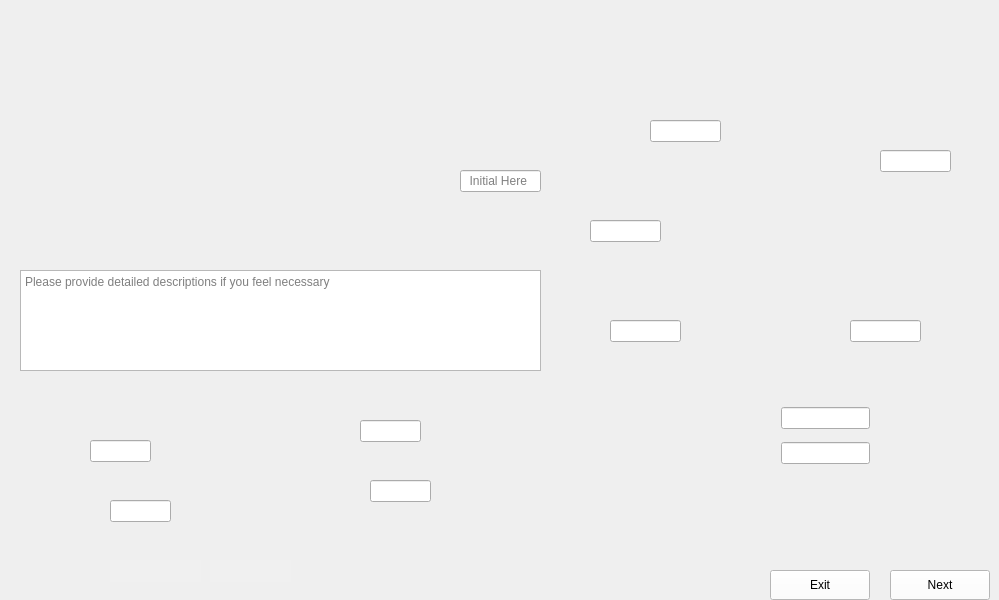
      <widget class="QWidget" name="Premount_Clean_and_Measure_Subwafer_2">
       <property name="maximumSize">
        <size>
         <width>1024</width>
         <height>600</height>
        </size>
       </property>
       <property name="styleSheet">
        <string notr="true">border-image: url(:/images/images/Premount_Clean_and_Measure_Subwafer_2.png);</string>
       </property>
       <widget class="QTextEdit" name="Premount_Clean_and_Measure_Subwafer_2_Comments">
        <property name="geometry">
         <rect>
          <x>20</x>
          <y>270</y>
          <width>521</width>
          <height>101</height>
         </rect>
        </property>
        <property name="styleSheet">
         <string notr="true">border-image:None;</string>
        </property>
        <property name="placeholderText">
         <string>Please provide detailed descriptions if you feel necessary </string>
        </property>
       </widget>
       <widget class="QLineEdit" name="Premount_Clean_and_Measure_Subwafer_2_Data4">
        <property name="geometry">
         <rect>
          <x>90</x>
          <y>440</y>
          <width>61</width>
          <height>22</height>
         </rect>
        </property>
        <property name="styleSheet">
         <string notr="true">border-image:None;</string>
        </property>
       </widget>
       <widget class="QLineEdit" name="Premount_Clean_and_Measure_Subwafer_2_Data6">
        <property name="geometry">
         <rect>
          <x>370</x>
          <y>480</y>
          <width>61</width>
          <height>22</height>
         </rect>
        </property>
        <property name="styleSheet">
         <string notr="true">border-image:None;</string>
        </property>
       </widget>
       <widget class="QLineEdit" name="Premount_Clean_and_Measure_Subwafer_2_Data5">
        <property name="geometry">
         <rect>
          <x>110</x>
          <y>500</y>
          <width>61</width>
          <height>22</height>
         </rect>
        </property>
        <property name="styleSheet">
         <string notr="true">border-image:None;</string>
        </property>
       </widget>
       <widget class="QLineEdit" name="Premount_Clean_and_Measure_Subwafer_2_Data7">
        <property name="geometry">
         <rect>
          <x>360</x>
          <y>420</y>
          <width>61</width>
          <height>22</height>
         </rect>
        </property>
        <property name="styleSheet">
         <string notr="true">border-image:None;</string>
        </property>
       </widget>
       <widget class="QLineEdit" name="Premount_Clean_and_Measure_Subwafer_2_Dates">
        <property name="geometry">
         <rect>
          <x>110</x>
          <y>560</y>
          <width>91</width>
          <height>22</height>
         </rect>
        </property>
        <property name="styleSheet">
         <string notr="true">QLineEdit{
background-color: rgb(240, 240, 240);
border: none;
border-image:None;
}</string>
        </property>
       </widget>
       <widget class="QLineEdit" name="Premount_Clean_and_Measure_Subwafer_2_Initial">
        <property name="geometry">
         <rect>
          <x>210</x>
          <y>560</y>
          <width>81</width>
          <height>22</height>
         </rect>
        </property>
        <property name="styleSheet">
         <string notr="true">QLineEdit{
background-color: rgb(240, 240, 240);
border: none;
border-image:None;
}</string>
        </property>
       </widget>
       <widget class="QLineEdit" name="Premount_Clean_and_Measure_Subwafer_2_Data0">
        <property name="geometry">
         <rect>
          <x>460</x>
          <y>170</y>
          <width>81</width>
          <height>22</height>
         </rect>
        </property>
        <property name="styleSheet">
         <string notr="true">border-image:None;</string>
        </property>
        <property name="placeholderText">
         <string>  Initial Here</string>
        </property>
       </widget>
       <widget class="QLineEdit" name="Premount_Clean_and_Measure_Subwafer_2_Data8">
        <property name="geometry">
         <rect>
          <x>590</x>
          <y>220</y>
          <width>71</width>
          <height>22</height>
         </rect>
        </property>
        <property name="styleSheet">
         <string notr="true">border-image:None;</string>
        </property>
       </widget>
       <widget class="QLineEdit" name="Premount_Clean_and_Measure_Subwafer_2_Data9">
        <property name="geometry">
         <rect>
          <x>850</x>
          <y>320</y>
          <width>71</width>
          <height>22</height>
         </rect>
        </property>
        <property name="styleSheet">
         <string notr="true">border-image:None;</string>
        </property>
       </widget>
       <widget class="QLineEdit" name="Premount_Clean_and_Measure_Subwafer_2_Data10">
        <property name="geometry">
         <rect>
          <x>781</x>
          <y>442</y>
          <width>89</width>
          <height>22</height>
         </rect>
        </property>
        <property name="styleSheet">
         <string notr="true">border-image:None;</string>
        </property>
       </widget>
       <widget class="QLineEdit" name="Premount_Clean_and_Measure_Subwafer_2_Data11">
        <property name="geometry">
         <rect>
          <x>650</x>
          <y>120</y>
          <width>71</width>
          <height>22</height>
         </rect>
        </property>
        <property name="styleSheet">
         <string notr="true">border-image:None;</string>
        </property>
       </widget>
       <widget class="QLineEdit" name="Premount_Clean_and_Measure_Subwafer_2_Data1">
        <property name="geometry">
         <rect>
          <x>880</x>
          <y>150</y>
          <width>71</width>
          <height>22</height>
         </rect>
        </property>
        <property name="styleSheet">
         <string notr="true">border-image:None;</string>
        </property>
       </widget>
       <widget class="QLineEdit" name="Premount_Clean_and_Measure_Subwafer_2_Data2">
        <property name="geometry">
         <rect>
          <x>610</x>
          <y>320</y>
          <width>71</width>
          <height>22</height>
         </rect>
        </property>
        <property name="styleSheet">
         <string notr="true">border-image:None;</string>
        </property>
       </widget>
       <widget class="QLineEdit" name="Premount_Clean_and_Measure_Subwafer_2_Data3">
        <property name="geometry">
         <rect>
          <x>781</x>
          <y>407</y>
          <width>89</width>
          <height>22</height>
         </rect>
        </property>
        <property name="styleSheet">
         <string notr="true">border-image:None;</string>
        </property>
       </widget>
       <widget class="QPushButton" name="Premount_Clean_and_Measure_Subwafer_2_Back">
        <property name="geometry">
         <rect>
          <x>770</x>
          <y>570</y>
          <width>100</width>
          <height>30</height>
         </rect>
        </property>
        <property name="styleSheet">
         <string notr="true">QPushButton{
background-color: rgb(255, 255, 255);
height: 35px;
border-image:None;
}
QPushButton::hover{
background-color: rgb(0, 0, 255);
}
QPushButton:pressed{
padding-top:7px;
padding-top:7px;
}</string>
        </property>
        <property name="text">
         <string>Exit</string>
        </property>
       </widget>
       <widget class="QPushButton" name="Premount_Clean_and_Measure_Subwafer_2_Next">
        <property name="geometry">
         <rect>
          <x>890</x>
          <y>570</y>
          <width>100</width>
          <height>30</height>
         </rect>
        </property>
        <property name="styleSheet">
         <string notr="true">QPushButton{
background-color: rgb(255, 255, 255);
height: 35px;
border-image:None;
}
QPushButton::hover{
background-color: rgb(0, 0, 255);
}
QPushButton:pressed{
padding-top:7px;
padding-top:7px;
}</string>
        </property>
        <property name="text">
         <string>Next</string>
        </property>
       </widget>
      </widget>
